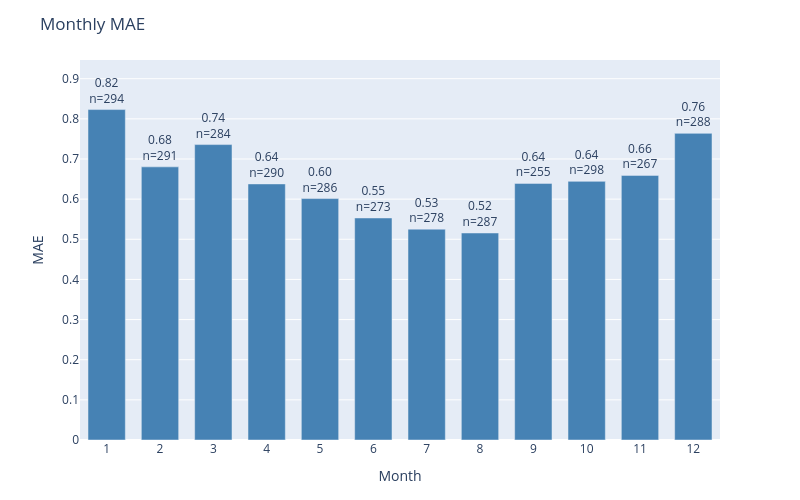

This figure's notebook cell:
### Code cell
plot_error_by_group(
    df=results_test,
    y_true_col='actual',
    y_pred_col='prediction',
    date_col='dt_prediction',
    group_by='month',
    metric='mae',
    title='Monthly MAE'
)

### Figure 1 — Plotly figure (JSON) as saved in the notebook; plotly's stock layout.template omitted (floating-point values rounded to 4 significant figures)
{"data": [{"marker": {"color": "steelblue"}, "text": ["0.82<br>n=294", "0.68<br>n=291", "0.74<br>n=284", "0.64<br>n=290", "0.60<br>n=286", "0.55<br>n=273", "0.53<br>n=278", "0.52<br>n=287", "0.64<br>n=255", "0.64<br>n=298", "0.66<br>n=267", "0.76<br>n=288"], "textposition": "outside", "type": "bar", "x": ["1", "2", "3", "4", "5", "6", "7", "8", "9", "10", "11", "12"], "y": [0.8231, 0.6804, 0.7359, 0.6379, 0.6014, 0.5531, 0.5252, 0.5157, 0.6392, 0.6443, 0.6592, 0.7639]}], "layout": {"bargap": 0.3, "height": 500, "margin": {"b": 60, "t": 60}, "title": {"text": "Monthly MAE"}, "uniformtext": {"minsize": 8, "mode": "hide"}, "width": 800, "xaxis": {"title": {"text": "Month"}}, "yaxis": {"range": [0, 0.9466], "title": {"text": "MAE"}}}}
